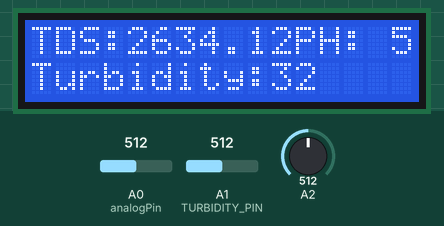
This sketch was run on a simulated Arduino Uno, built with avr-gcc and run on an emulated ATmega328P. Shown: 16×2 character LCD. Inputs (shaded band) come from the test bench; at power-on: A0 (analogPin) = 512, A1 (TURBIDITY_PIN) = 512, A2 = 512. What the sketch prints to the serial monitor is not drawn.

Above: at 6.2 s.
6.3 s: A0 (analogPin) set to 122
At 8.09 s:
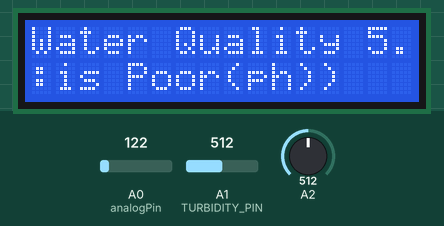
11.1 s: A1 (TURBIDITY_PIN) set to 490
At 13.3 s:
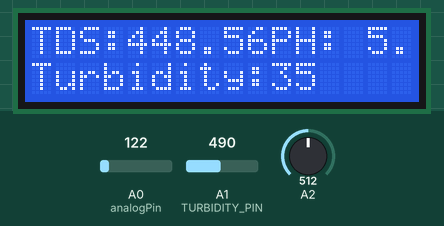
15.1 s: A2 set to 716
At 16.1 s:
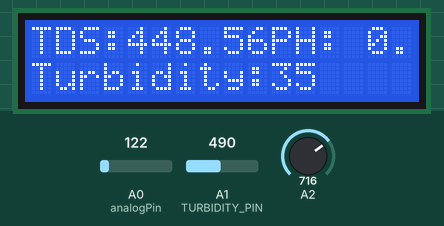
17.9 s: A0 (analogPin) set to 20
At 20.5 s:
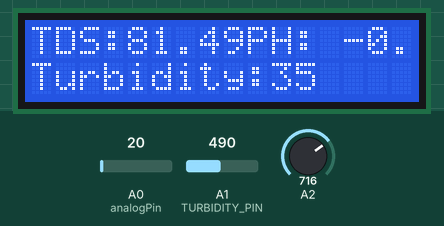
22.2 s: A1 (TURBIDITY_PIN) set to 306
At 24.7 s:
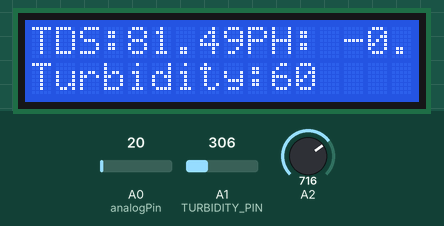
26.4 s: A2 set to 900
At 27.4 s:
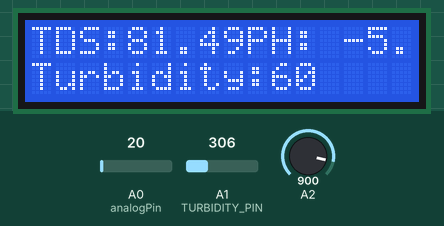
Timing chart, 0 to 29.4 s (numbered marks = the images above; inputs shaded):
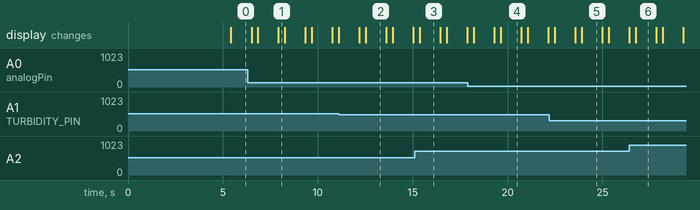

Measured:
- after the input at 11.1 s, the display: first differs from a run without the input after 1.4 s (image 2)
- after the input at 15.1 s, the display: changes after 0.27 s (image 3)
- after the input at 17.9 s, the display: first differs from a run without the input after 1.7 s (image 4)
- after the input at 26.4 s, the display: first differs from a run without the input after 0.34 s (image 6)
- what the display in image 2 shows lasts 1.1 s, from 12.5 s to 13.6 s

The sketch:

FINALTEST.ino
```cpp
#include <Wire.h>
#include <LiquidCrystal_I2C.h>
#include <SoftwareSerial.h>

const int analogPin = A0;
#define TURBIDITY_PIN A1

#define TDS_THRESHOLD 500
#define TURBIDITY_THRESHOLD 30
float calibration_value = 19.34;
unsigned long int avgval;
int buffer_arr[10],temp;
int pHValue =0;
int sensorValue;
int turbidityValue;


SoftwareSerial espSerial(2, 3);
LiquidCrystal_I2C lcd(0x27, 16, 2);

void setup() {
  espSerial.begin(9600);
  Serial.begin(9600);

  lcd.init();
  lcd.backlight();
  lcd.setCursor(0,0);
  lcd.print("Water Quality ");
  lcd.setCursor(0,1);
  lcd.print("Test ");


  delay(5000);
}


void loop() {
  int sensorValue = analogRead(analogPin); // read the sensor value
  float voltage = sensorValue * (5.0 / 1023.0); // convert the sensor value to voltage
  float tdsValue = (133.42 * pow(voltage, 3)) - (255.86 * pow(voltage, 2)) + (857.39 * voltage);
  int turbidity = analogRead(TURBIDITY_PIN);
  int turbidityValue = map(turbidity, 0, 750, 100, 0);


  for(int i=0;i<10;i++)
 {
 buffer_arr[i]=analogRead(A2);
 delay(30);
 }
 for(int i=0;i<9;i++)
 {
 for(int j=i+1;j<10;j++)
 {
 if(buffer_arr[i]>buffer_arr[j])
 {
 temp=buffer_arr[i];
 buffer_arr[i]=buffer_arr[j];
 buffer_arr[j]=temp;
 }
 }
 }
 avgval=0;
 for(int i=2;i<8;i++)
 avgval+=buffer_arr[i];
 float volt=(float)avgval*5.0/1024/6;
 float pHValue = -5.70 * volt + calibration_value;
  lcd.clear();
  lcd.setCursor(0,0);
  lcd.print("TDS:");
  lcd.print(tdsValue);
  lcd.print("PH: ");
  lcd.print(pHValue);
  lcd.setCursor(0,1);
  lcd.print("Turbidity:");
  lcd.print(turbidityValue);

  Serial.print("pH value: ");
  Serial.println(pHValue);
  Serial.print("Turbidity value: ");
  Serial.println(turbidityValue);
  Serial.print("TDS value: ");
  Serial.println(tdsValue);

  espSerial.print("pH value: ");
  espSerial.println(pHValue);
  espSerial.print("Turbidity value: ");
  espSerial.println(turbidityValue);
  espSerial.print("TDS value: ");
  espSerial.println(tdsValue);
  delay(1000);


  if (tdsValue > TDS_THRESHOLD) {
    lcd.clear();
    lcd.setCursor(0, 0);
    lcd.print("Water Quality");
    lcd.setCursor(0,1);
    lcd.print(":POOR(TDS)");
    Serial.println("Water Quality: Poor");


  }
    else if (pHValue < 6.00 || pHValue > 7.80) {
      lcd.setCursor(0, 0);
      lcd.print("Water Quality");
      lcd.setCursor(0, 1);
      lcd.print(":is Poor(ph))");
     Serial.println("Water Quality: Poor");

  }


    else {
    lcd.clear();
    lcd.setCursor(0, 0);
    lcd.print("Water Quality");
    lcd.setCursor(0,1);
    lcd.print(": Good");
    Serial.println("Water Quality: good");


delay(1000);
}
}
```
